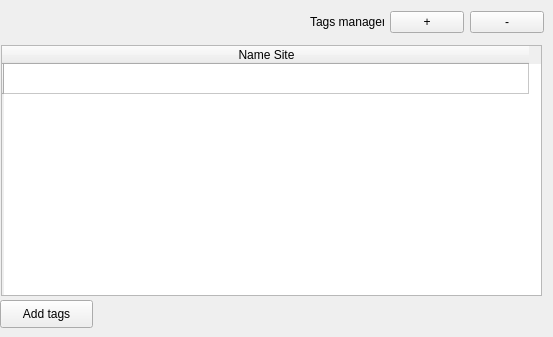
      <widget class="QWidget" name="tab_3">
       <attribute name="title">
        <string>Survey site</string>
       </attribute>
       <widget class="QTableWidget" name="tableWidgetTags_MAT_11">
        <property name="geometry">
         <rect>
          <x>1</x>
          <y>45</y>
          <width>541</width>
          <height>251</height>
         </rect>
        </property>
        <attribute name="horizontalHeaderDefaultSectionSize">
         <number>525</number>
        </attribute>
        <attribute name="horizontalHeaderMinimumSectionSize">
         <number>55</number>
        </attribute>
        <row>
         <property name="text">
          <string/>
         </property>
        </row>
        <column>
         <property name="text">
          <string>Name Site</string>
         </property>
        </column>
       </widget>
       <widget class="QPushButton" name="pushButton_assignTags_survey">
        <property name="geometry">
         <rect>
          <x>0</x>
          <y>300</y>
          <width>93</width>
          <height>28</height>
         </rect>
        </property>
        <property name="text">
         <string>Add tags</string>
        </property>
        <property name="icon">
         <iconset resource="../../../hff_system_-master/resources/resources.qrc">
          <normaloff>:/icons/add_tag.png</normaloff>:/icons/add_tag.png</iconset>
        </property>
       </widget>
       <widget class="QWidget" name="layoutWidget">
        <property name="geometry">
         <rect>
          <x>310</x>
          <y>10</y>
          <width>234</width>
          <height>25</height>
         </rect>
        </property>
        <layout class="QGridLayout" name="gridLayout_23">
         <item row="0" column="0">
          <widget class="QLabel" name="label_32">
           <property name="text">
            <string>Tags manager</string>
           </property>
          </widget>
         </item>
         <item row="0" column="1">
          <widget class="QPushButton" name="pushButton_addRow_POT_10">
           <property name="text">
            <string>+</string>
           </property>
          </widget>
         </item>
         <item row="0" column="2">
          <widget class="QPushButton" name="pushButton_removeRow_POT_10">
           <property name="text">
            <string>-</string>
           </property>
          </widget>
         </item>
        </layout>
       </widget>
      </widget>
